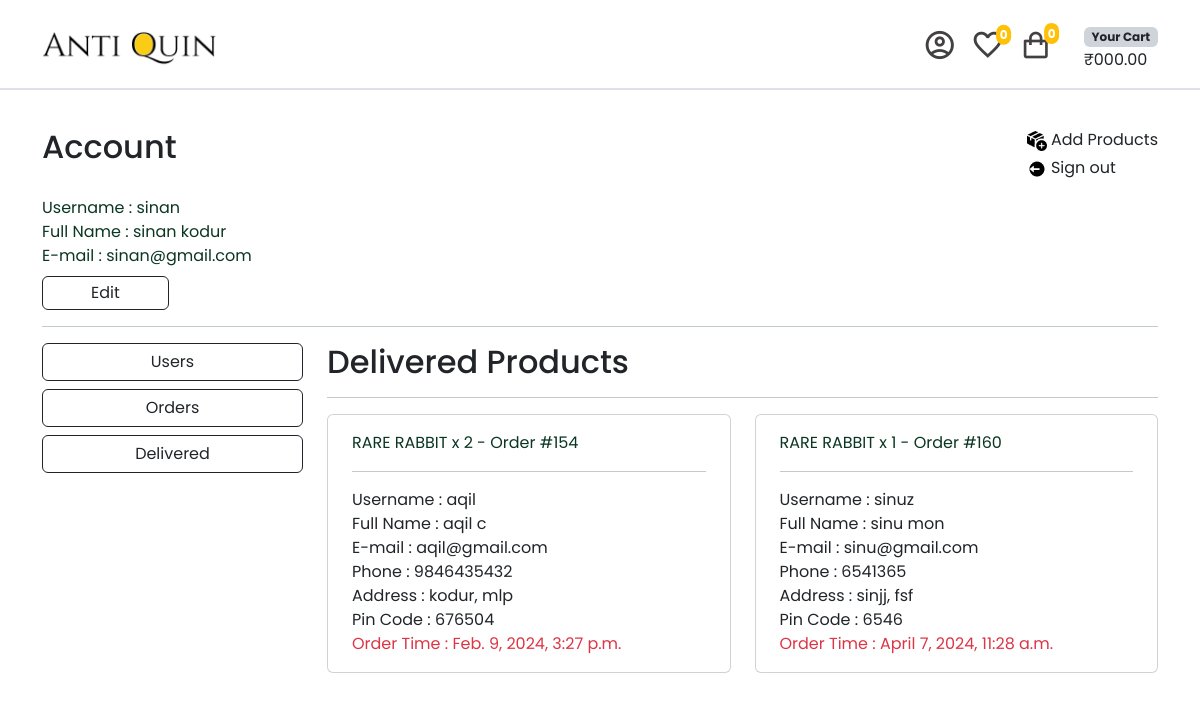
Page /account/delivered/ (signed in) on the earlier database version.
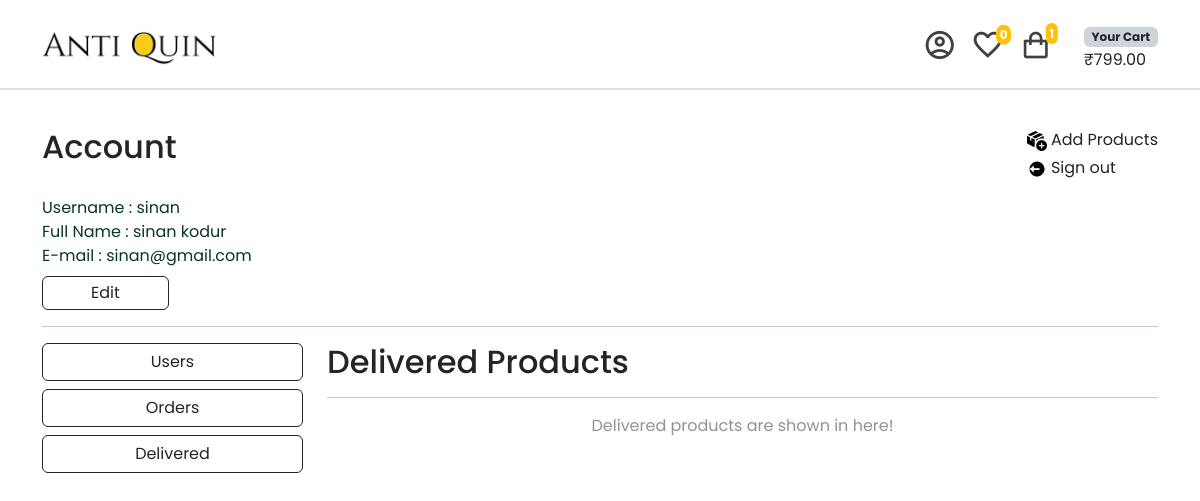
Same page on the later database version.
### order/models.py (models this page shows, shortened)
class OrderItem(models.Model):
    order = models.ForeignKey(Order, on_delete=models.CASCADE)
    product = models.ForeignKey(Product, on_delete=models.CASCADE)
    quantity = models.PositiveIntegerField()
    price = models.DecimalField(max_digits=10, decimal_places=2)
    subtotal = models.DecimalField(max_digits=10, decimal_places=2, blank=True, null=True)
    def __str__(self):
        return f"{self.product.name} x {self.quantity} - Order #{self.order.id}"

class Order(models.Model):
    ORDERED = 'ordered'
    DISPATCHED = 'dispatched'
    DELIVERED = 'delivered'
    STATUS_CHOICES = (
        (ORDERED, 'Ordered'),
        (DISPATCHED, 'Dispatched'),
        (DELIVERED, 'Delivered')
    )
    user = models.ForeignKey(User, on_delete=models.CASCADE)
    first_name = models.CharField(max_length=100)
    last_name = models.CharField(max_length=100)
    email = models.EmailField(blank=True, null=True)
    address = models.TextField()
    pincode = models.IntegerField()
    place = models.CharField(max_length=100)
    phone = models.IntegerField()
    created_at = models.DateTimeField(auto_now_add=True)
    is_cancelled = models.BooleanField(default=False)
    is_delivered = models.BooleanField(default=False)
    paid = models.BooleanField(default=False)
    paid_amount = models.IntegerField(blank=True, null=True)
    status = models.CharField(max_length=20, choices=STATUS_CHOICES, default=ORDERED)

### item/models.py (models this page shows, shortened)
class Product(models.Model):
    category = models.ForeignKey(Category, related_name='items', on_delete=models.CASCADE)
    name = models.CharField(max_length=255)
    description = models.CharField(max_length=255, null=True, blank=True)
    price = models.DecimalField(max_digits=10, decimal_places=2)
    image = models.ImageField(null=True, blank=True, upload_to="images/")
    is_sold = models.BooleanField(default=False)
    quantity = models.PositiveIntegerField(default=1)
    created_by = models.ForeignKey(User, related_name='items', on_delete=models.CASCADE)
    created_at = models.DateTimeField(auto_now_add=True)
    class Meta:
        verbose_name_plural = 'Products'
        ordering = ('created_at',)

### account/views.py (the view)
# urls.py: path('delivered/',views.delivered, name='delivered'), #delivered items to show for admin
@login_required
def delivered(request):
    orders = Order.objects.filter(is_delivered=True)
    context = get_common_context(request.user)
    context.update({'orders': orders})
    return render(request, 'account/delivered.html', context)

### account/views.py (called while the page is built)
def get_common_context(user):
    categories = Category.objects.all()
    products = Product.objects.all()
    user_cart, created = Cart.objects.get_or_create(user=user)
    cart_items = CartItem.objects.filter(cart=user_cart)
    product_count = cart_items.count()
    total = sum(item.product.price * item.quantity for item in cart_items)
    favourites = Favourite.objects.filter(user=user)
    fav_count = favourites.count()
    return {
        'categories': categories,
        'products': products,
        'total': total,
        'product_count': product_count,
        'fav_count': fav_count,
    }

### account/templates/account/delivered.html (shortened to what this page needs)
{% extends "account/profile.html" %}
{% block admin %}
{% if user.is_staff %}
<div class="col-lg-9 col-md-8 col-12">
    <h2>Delivered Products</h2>
    <hr>
    <div class="row">
        {% if orders %}
        {% for order in orders %}
            <div class="col-lg-6 col-md-6">
                <div class="card p-4 pt-3 pb-3 mb-3">
                    <span class="text-success-emphasis">
                        {% for order_item in order.orderitem_set.all %}
                            {{ order_item }}
                            <br>
                        {% endfor %}
                    </span>
                    <hr>
                    Username : {{ order.user.username }} <br>
                    Full Name : {{ order.first_name }} {{ order.last_name }} <br>
                    E-mail : {{ order.user.email }} <br>
                    Phone : {{ order.phone }} <br>
                    Address : {{ order.address }}, {{ order.place }} <br>
                    Pin Code : {{ order.pincode }} <br>
                    <span class="text-danger">Order Time : {{ order.created_at }}</span>
                </div>
            </div>
        {% endfor %}
        {% else %}
        <p class="text-center text-body-tertiary">
            Delivered products are shown in here!
        </p>
        {% endif %}
    </div>
</div>
{% endif %}
{% endblock admin %}

Differences in the rows shown:
removed Order: user.username "aqil", first_name "aqil", last_name "c", user.email "aqil@gmail.com", phone "9846435432", address "kodur", place "mlp", pincode "676504", created_at "Feb. 9, 2024, 3:27 p.m."
removed OrderItem: product+quantity+order "RARE RABBIT x 2 - Order #154", shown under "aqil"
removed Order: user.username "sinuz", first_name "sinu", last_name "mon", user.email "sinu@gmail.com", phone "6541365", address "sinjj", place "fsf", pincode "6546", created_at "April 7, 2024, 11:28 a.m."
removed OrderItem: product+quantity+order "RARE RABBIT x 1 - Order #160", shown under "sinuz"
Other differences:
{{ product_count }}: (not shown) → "1"
{{ total }}: (not shown) → "799.00"
text no longer shown: "0 ₹000.00"
text now shown: "₹ Delivered products are shown in here!"
